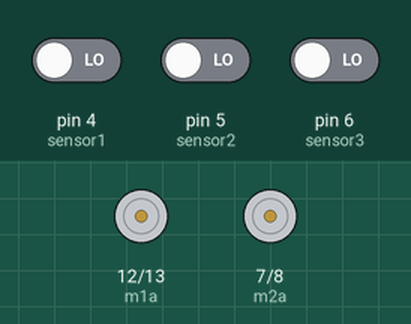
Simulated run of this sketch. Board: Arduino Uno, built with avr-gcc and run on an emulated ATmega328P. On the bench: motor-driver pin pairs drawn as motors (green arrow = first pin HIGH = forward, orange = second pin HIGH = backward, longer = more drive, scaled by the enable pin). The inputs (shaded band) are chosen by the test bench; at power-on: pin 4 (sensor1) LOW, pin 5 (sensor2) LOW, pin 6 (sensor3) LOW.

Above: at 1.2 s.
1.3 s: pin 4 (sensor1) driven HIGH
At 2.4 s:
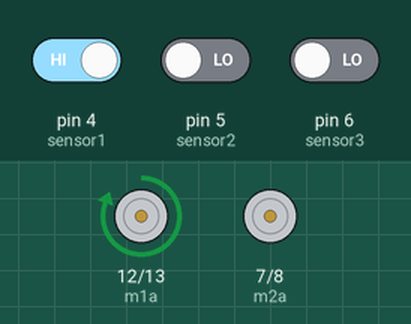
2.8 s: pin 4 (sensor1) driven LOW and pin 5 (sensor2) driven HIGH
At 3.6 s:
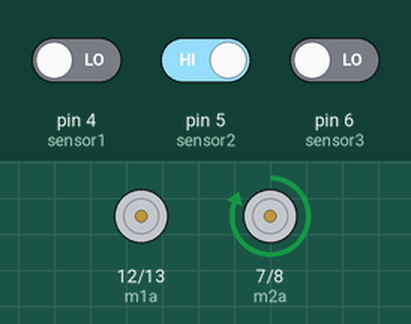
4.3 s: pin 5 (sensor2) driven LOW and pin 6 (sensor3) driven HIGH
At 4.7 s:
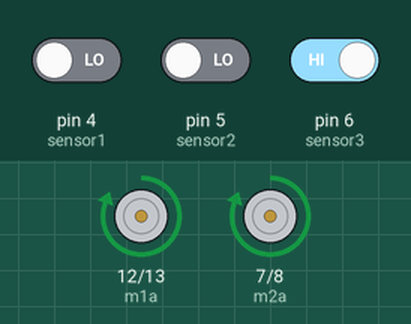
5.8 s: pin 5 (sensor2) driven HIGH
At 7.0 s:
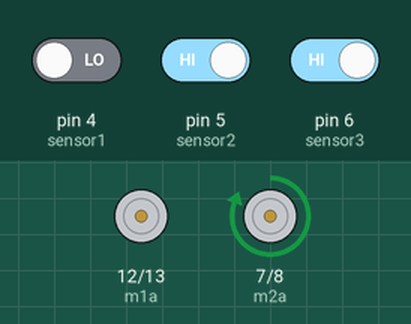
7.3 s: pin 5 (sensor2) driven LOW
At 8.2 s:
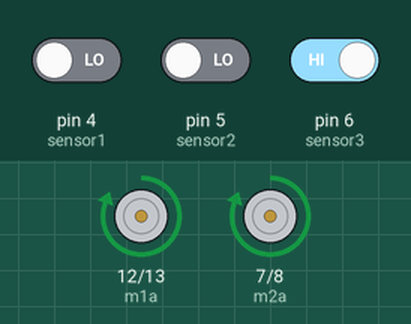
Timing chart, 0 to 9.8 s (numbered marks = the images above; inputs shaded):
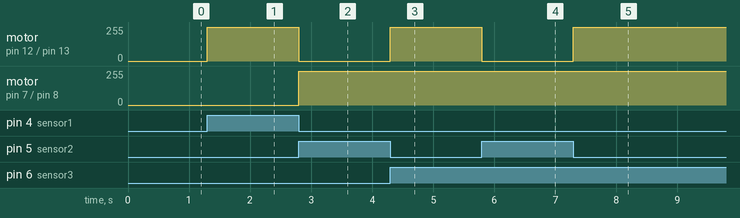

The sketch:

line_follower.ino
```cpp
int m1a = 12;
int m1b = 13;
int m2a = 7;
int m2b = 8;
int en1 =2;
int en2 = 3;
int sensor1 = 4;
int sensor2 = 5;
int sensor3 = 6;
int sensorstate1 = 0;
int sensorstate2 = 0;
int sensorstate3 = 0;
int flag=0;
/*char val;
const byte trigger =4;
const byte echo =5;
float distance ;
unsigned long period;*/
void setup()
{
  pinMode(en1, OUTPUT);
  pinMode(en2, OUTPUT);
pinMode(m1a, OUTPUT);  // Digital pin 10 set as output Pin
pinMode(m1b, OUTPUT);  // Digital pin 11 set as output Pin
pinMode(m2a, OUTPUT);  // Digital pin 12 set as output Pin
pinMode(m2b, OUTPUT); // Digital pin 13 set as output Pin
pinMode (sensor1, INPUT);
pinMode (sensor2, INPUT);
pinMode (sensor3, INPUT);
/*pinMode (trigger,OUTPUT);
pinMode (echo, INPUT);*/
Serial.begin(9600);

}

void loop()
{
  // enable
  digitalWrite(en1, HIGH);
  digitalWrite(en2, HIGH);
  // ultra sonic
 /* digitalWrite (trigger, LOW);
      delayMicroseconds (3);
      digitalWrite (trigger, HIGH);
      delayMicroseconds (10);
      digitalWrite (trigger, LOW);
      period =pulseIn (echo,HIGH);
      distance=float (period)/58.8;      // distance=[period /(10^6 *2)]/380*100 cm
      Serial.println (distance);
      delay (60);
      // bluetooth modules
  while (Serial.available() > 0)
  {
  val = Serial.read();
  Serial.println(val);
  }*/
  // line follower
   sensorstate1= digitalRead(4);
  sensorstate2= digitalRead(5);
  sensorstate3= digitalRead(6);
   /*if (distance<=30)
   {
      digitalWrite(m1a, LOW);
      digitalWrite(m1b, LOW);
      digitalWrite(m2a, LOW);
      digitalWrite(m2b, LOW);
   }
   */
   // line follower (forward)
     if(sensorstate3 == 1&&sensorstate1 == 0&&sensorstate2 == 0) // Forward
    {
      digitalWrite(m1a, HIGH);
      digitalWrite(m1b, LOW);
      digitalWrite(m2a, HIGH);
      digitalWrite(m2b, LOW);
      flag=1;
    }
    else if(sensorstate2 == 1&&sensorstate1 == 0&&sensorstate3 == 0) //Left
    {
    digitalWrite(m1a, LOW);
    digitalWrite(m1b, LOW);
    digitalWrite(m2a, HIGH);
    digitalWrite(m2b, LOW);
    flag=2;
    }
    else if(sensorstate2 == 0&&sensorstate1 == 1&&sensorstate3 == 0) //Right
    {
    digitalWrite(m1a, HIGH);
    digitalWrite(m1b, LOW);
    digitalWrite(m2a, LOW);
    digitalWrite(m2b, LOW);
    flag=3;
    }
    else if(sensorstate2 == 0&&sensorstate1 == 1&&sensorstate3 == 1) //Right
    {
    digitalWrite(m1a, HIGH);
    digitalWrite(m1b, LOW);
    digitalWrite(m2a, LOW);
    digitalWrite(m2b, LOW);
    flag=3;
    }
    else if(sensorstate2 == 1&&sensorstate1 == 0&&sensorstate3 == 1) //Left
    {
    digitalWrite(m1a, LOW);
    digitalWrite(m1b, LOW);
    digitalWrite(m2a, HIGH);
    digitalWrite(m2b, LOW);
    flag=2;
    }
    else if(sensorstate2 == 1&&sensorstate1 == 1&&sensorstate3 == 1) //right
    {
    digitalWrite(m1a, HIGH);
    digitalWrite(m1b, LOW);
    digitalWrite(m2a, LOW);
    digitalWrite(m2b, LOW);
    }
    else if(sensorstate2 == 0&&sensorstate1 ==0 &&sensorstate3 == 0) //right
    {
     if (flag==1)
      {
        digitalWrite(m1a, HIGH);
      digitalWrite(m1b, LOW);
      digitalWrite(m2a, HIGH);
      digitalWrite(m2b, LOW);
      }
       else if (flag==2)
      {
        digitalWrite(m1a, LOW);
    digitalWrite(m1b, LOW);
    digitalWrite(m2a, HIGH);
    digitalWrite(m2b, LOW);
      }
      else if (flag==3)
      {
         digitalWrite(m1a, HIGH);
    digitalWrite(m1b, LOW);
    digitalWrite(m2a, LOW);
    digitalWrite(m2b, LOW);
      }

    }

  /*else if( val == 'F') // Forward
    {
      digitalWrite(m1a, HIGH);
      digitalWrite(m1b, LOW);
      digitalWrite(m2a, HIGH);
      digitalWrite(m2b, LOW);
    }
  else if(val == 'B') // Backward
    {
      digitalWrite(m1a, LOW);
      digitalWrite(m1b, HIGH);
      digitalWrite(m2a, LOW);
      digitalWrite(m2b, HIGH);
    }

    else if(sensorstate2 == HIGH) //Left
    {
    digitalWrite(m1a, LOW);
    digitalWrite(m1b, LOW);
    digitalWrite(m2a, HIGH);
    digitalWrite(m2b, LOW);
    }
    else if(sensorstate1 == HIGH) //Right
    {
    digitalWrite(m1a, HIGH);
    digitalWrite(m1b, LOW);
    digitalWrite(m2a, LOW);
    digitalWrite(m2b, LOW);
    }

  else if(val == 'S') //Stop
    {
    digitalWrite(m1a, LOW);
    digitalWrite(m1b, LOW);
    digitalWrite(m2a, LOW);
    digitalWrite(m2b, LOW);
    }
  else if(val == 'I') //Forward Right
    {
    digitalWrite(m1a, HIGH);
    digitalWrite(m1b, LOW);
    digitalWrite(m2a, LOW);
    digitalWrite(m2b, LOW);
    }
  else if(val == 'J') //Backward Right
    {
    digitalWrite(m1a, LOW);
    digitalWrite(m1b, HIGH);
    digitalWrite(m2a, LOW);
    digitalWrite(m2b, LOW);
    }
   else if(val == 'G') //Forward Left
    {
    digitalWrite(m1a, LOW);
    digitalWrite(m1b, LOW);
    digitalWrite(m2a, HIGH);
    digitalWrite(m2b, LOW);
    }
  else if(val == 'H') //Backward Left
    {
    digitalWrite(m1a, LOW);
    digitalWrite(m1b, LOW);
    digitalWrite(m2a, LOW);
    digitalWrite(m2b, HIGH);
    }
    */
}
```

Measured:
- after the input at 1.3 s, motor on pin 12 (m1a) / pin 13 (m1b): stopped → forward 255/255 at once
- after the input at 2.8 s, motor on pin 12 (m1a) / pin 13 (m1b): forward 255/255 → stopped at once; motor on pin 7 (m2a) / pin 8 (m2b): stopped → forward 255/255 at once
- after the input at 4.3 s, motor on pin 12 (m1a) / pin 13 (m1b): stopped → forward 255/255 at once
- after the input at 5.8 s, motor on pin 12 (m1a) / pin 13 (m1b): forward 255/255 → stopped at once
- after the input at 7.3 s, motor on pin 12 (m1a) / pin 13 (m1b): stopped → forward 255/255 at once
